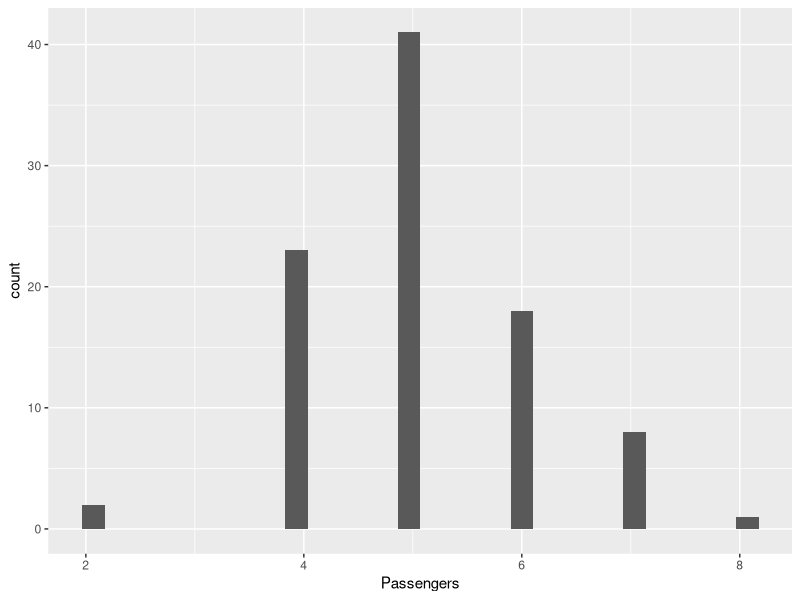
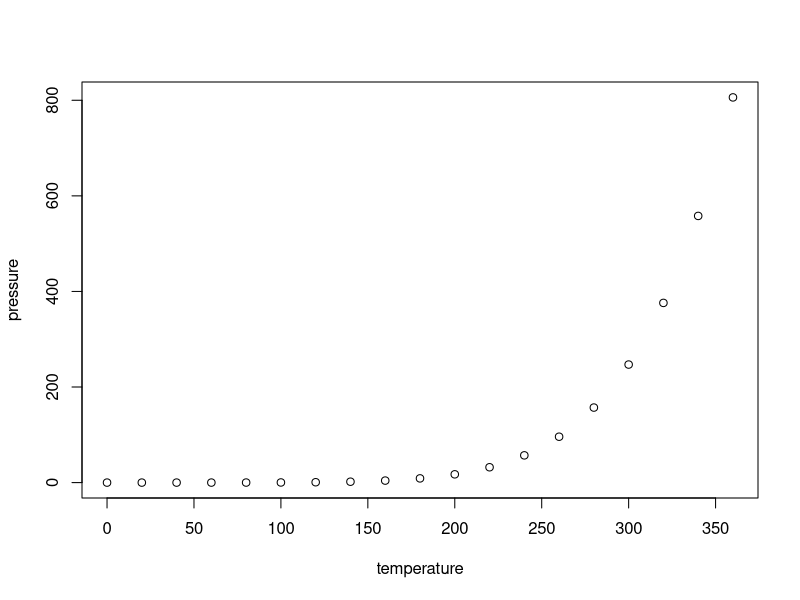

The R source for these figures, in order:
## ---- chunk 1
knitr::opts_chunk$set(echo = TRUE)
## ---- chunk 2
library(ggplot2)
library(MASS)

data("Cars93")   # MASS ??Ű?????? Cars93 ?????͸? ??��?ɴϴ?.
data("minn38")   # MASS ??Ű?????? minn98 ?????͸? ??��?ɴϴ?.

ggplot( Cars93, aes(x=Passengers)) +   # x??: ž???? ??, ž???? ???? ???? ?????? ?׷��??ϴ?.
  geom_histogram()   
## ---- chunk 3
plot(pressure)
